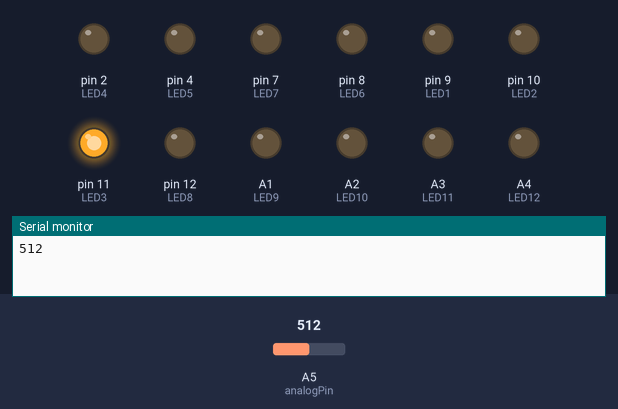
Bench run of a sketch on a simulated Arduino Uno, built with avr-gcc and run on an emulated ATmega328P. Parts: output pins drawn as LEDs (lit = HIGH), the last lines printed to the serial monitor. Inputs (shaded band) come from the test bench; at power-on: A5 (analogPin) = 512. Random numbers use the default seed unless the sketch sets one.

Above: at 0.15 s.
At 1.65 s:
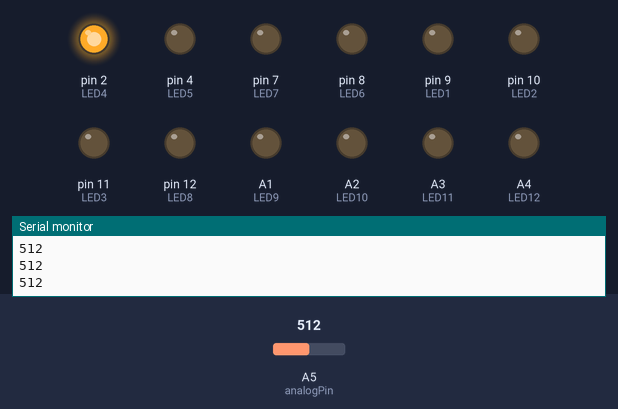
At 3.15 s:
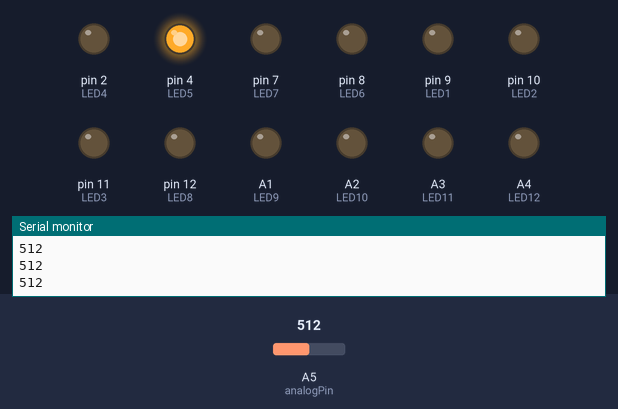
At 7.05 s:
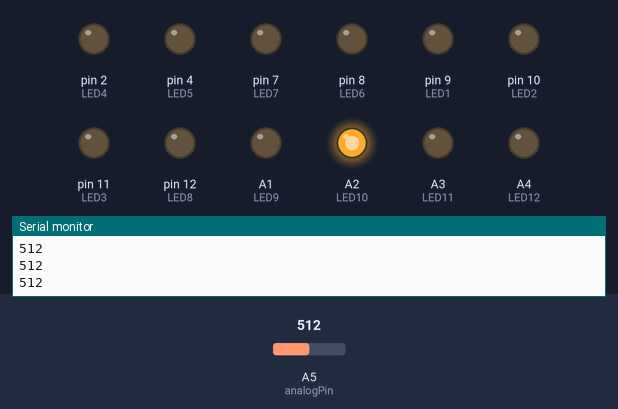
At 18.69 s:
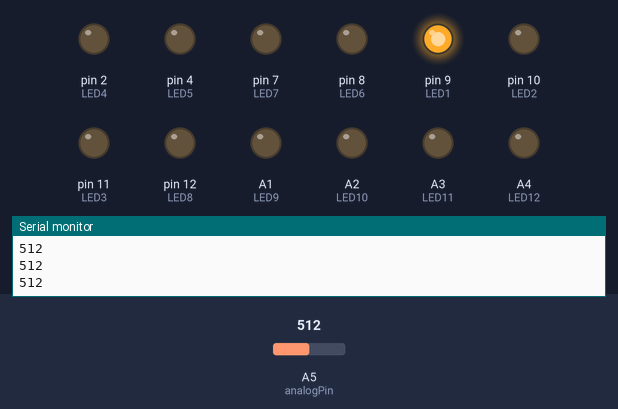
At 37.42 s:
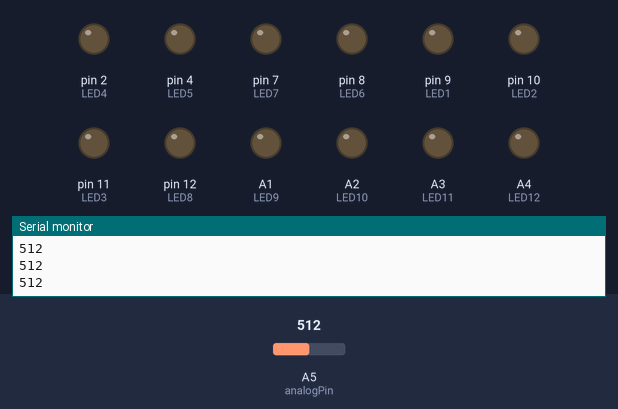
Timing chart, 0 to 40.0 s (numbered marks = the images above):
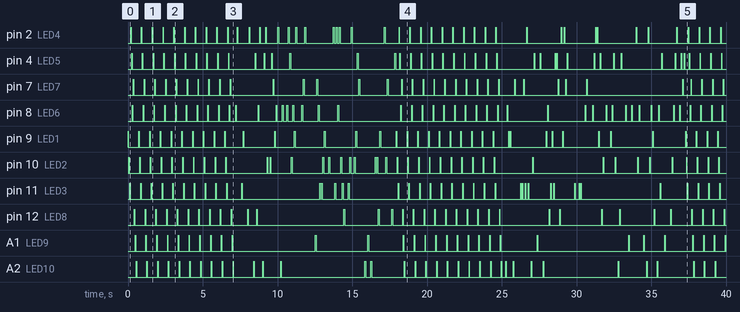

The sketch:

Stoplight_with_resistor.ino
```cpp
//Stoplight busy box with resistor info logger


//Set Pin Id's
int LED1 = 9;              //Set up green as a constant
int LED2 = 10;            //Set up yellow as a constant
int LED3 = 11;               //Set up red as a constant
int LED4 = 2;               //Set up red as a constant
int LED5 = 4;               //Set up red as a constant
int LED6 = 8;               //Set up red as a constant
int LED7 = 7;               //Set up red as a constant
int LED8 = 12;               //Set up red as a constant
int LED9 = A1;               //Set up red as a constant
int LED10 = A2;               //Set up red as a constant
int LED11 = A3;               //Set up red as a constant
int LED12 = A4;               //Set up red as a constant
int analogPin = A5;

// Build Array List
int MasterPins[] = {9, 10, 11, 2, 4, 8, 7, 12, A1, A2, A3, A4};


//Set Params
//int RanDelay = random(200, 2000);
int Maindelay = 30;          //Set delay value
//int delay1 = 30;          //Set delay value


int blue = A0;     //Hint A0 has a pin and a snap spot on the unit (white wire)
int color = A1;
int color2 = A2;
int color3 = A3;
int color4 = 12;
//int A4 = A4;
//int A5 = A5;

int val = 0;  // variable to store the value read

int DadDelay = 500;    // Dad Delay

int counter = 1;

int loopCnt = 12;

void setup() {

pinMode(LED1, OUTPUT);       //Set digital pin red as an output
pinMode(LED2, OUTPUT);       //Set digital pin red as an output
pinMode(LED3, OUTPUT);       //Set digital pin red as an output
pinMode(LED4, OUTPUT);       //Set digital pin red as an output
pinMode(LED5, OUTPUT);       //Set digital pin red as an output
pinMode(LED6, OUTPUT);       //Set digital pin red as an output
pinMode(LED7, OUTPUT);       //Set digital pin red as an output
pinMode(LED8, OUTPUT);       //Set digital pin red as an output
pinMode(LED9, OUTPUT);       //Set digital pin red as an output
pinMode(LED10, OUTPUT);       //Set digital pin red as an output
pinMode(LED11, OUTPUT);       //Set digital pin red as an output
pinMode(LED12, OUTPUT);       //Set digital pin red as an output
pinMode(analogPin, INPUT);

Serial.begin(9600);


  /*
pinMode(red, OUTPUT);       //Set digital pin red as an output
pinMode(green, OUTPUT);     //Set digital pin green as an output
pinMode(yellow, OUTPUT);    //Set digital pin yellow as an output
pinMode(13, OUTPUT);  // Dad test using pin output
pinMode(blue, OUTPUT);  // Dad test using pin output
pinMode(color, OUTPUT);  // Dad test using pin output
pinMode(color2, OUTPUT);  // Dad test using pin output
pinMode(color3, OUTPUT);  // Dad test using pin output
pinMode(color4, OUTPUT);  // Dad test using pin
pinMode(A4, OUTPUT);  // Dad test using pin
pinMode(A5, OUTPUT);  // Dad test using pin


int analogPin = A3; // potentiometer wiper (middle terminal) connected to analog pin 3
                    // outside leads to ground and +5V
int val = 0;  // variable to store the value read

void setup() {
  Serial.begin(9600);           //  setup serial
}

void loop() {
  val = analogRead(analogPin);  // read the input pin
  Serial.println(val);          // debug value
}

*/


}

void loop() {


  val = analogRead(analogPin);  // read the input pin
  Serial.println(val);          // debug value


int i;
//for (i = 0; i < 12; i = i + 1) {
//   digitalWrite(MasterPins[i], HIGH);
//       delay(100);
//}

//x = x - 7;
//for (i = 12; i < 1; i = i - 1) {
//  Serial.print(i);
//   digitalWrite(MasterPins[i], HIGH);
//       delay(1000);
//       digitalWrite(MasterPins[i], LOW);
//}

/*
do
{
        loopCnt = loopCnt - 1;

      Serial.print(loopCnt);
       digitalWrite(MasterPins[loopCnt], HIGH);
       delay(1000);
       digitalWrite(MasterPins[loopCnt], LOW);


  } while (loopCnt > 1 );

*/
//String strLED = "LED" ;

//String intTemp = String(random(1, 13));

//String stringFour = "LED" + intTemp;

//digitalWrite(intTemp.toInt(), HIGH);
//digitalWrite(stringFour.toInt(), HIGH);

//int NewInt = strLED.concat(random(1,13)).toInt();
//myString.toInt()
//Serial.print(stringFour);
// Serial.print("\t");
//digitalWrite((stringFour.toInt()), HIGH);

//digitalWrite(int(strLED.concat(10)), HIGH);

//Serial.print(stringFour);
//Serial.print(stringThree);


//delay(5000);
//delay(Maindelay);


digitalWrite(LED1, HIGH);
delay(Maindelay);
digitalWrite(LED1, LOW);
delay(Maindelay);
digitalWrite(LED2, HIGH);
delay(Maindelay);
digitalWrite(LED2, LOW);
delay(Maindelay);
digitalWrite(LED3, HIGH);
delay(Maindelay);
digitalWrite(LED3, LOW);
delay(Maindelay);
digitalWrite(LED4, HIGH);
delay(Maindelay);
digitalWrite(LED4, LOW);
delay(Maindelay);
digitalWrite(LED5, HIGH);
delay(Maindelay);
digitalWrite(LED5, LOW);
delay(Maindelay);
digitalWrite(LED6, HIGH);
delay(Maindelay);
digitalWrite(LED6, LOW);
delay(Maindelay);
digitalWrite(LED7, HIGH);
delay(Maindelay);
digitalWrite(LED7, LOW);
delay(Maindelay);
digitalWrite(LED8, HIGH);
delay(Maindelay);
digitalWrite(LED8, LOW);
delay(Maindelay);
digitalWrite(LED9, HIGH);
delay(Maindelay);
digitalWrite(LED9, LOW);
delay(Maindelay);
digitalWrite(LED10, HIGH);
delay(Maindelay);
digitalWrite(LED10, LOW);
delay(Maindelay);

digitalWrite(LED11, HIGH);
delay(Maindelay);
digitalWrite(LED11, LOW);
delay(Maindelay);

digitalWrite(LED12, HIGH);
delay(Maindelay);
digitalWrite(LED12, LOW);
delay(Maindelay);


// Serial.println("Lights RESET     ");
// Serial.print("\t\t\t");

// println


   if(counter >= 10) { //Switch to subrtact from counter.
    counter = 0;
    FireIt();  // Calls this function
    loopCnt = 0;
    }
  if(counter < 50){        //Start adding to the counter.
    //counter = counter +1;
    ++counter;
    }

    }


// this is a function - hit it is being passed a value
    void LEDRAND(int ranNum) {

      digitalWrite(ranNum, HIGH);
          delay(50);
          digitalWrite(ranNum, LOW);
       delay(50);

      }


//this is a function
void FireIt() {

  do
{

  ++ loopCnt;  // check the sensors


String intTemp = String(random(1, 13));
val = analogRead(analogPin);  // read the input pin
  Serial.println(val);

switch (intTemp.toInt()) {
  case 2:
    LEDRAND(intTemp.toInt());  //<-- is calling a funciton, can you find it and figure out what its doing?
    break;
  case 4:
    LEDRAND(intTemp.toInt());
    break;
  case 7:
   LEDRAND(intTemp.toInt());
    break;
 case 8:
    LEDRAND(intTemp.toInt());
    break;
  case 9:
    LEDRAND(intTemp.toInt());
    break;
  case 10:
    LEDRAND(intTemp.toInt());
    break;
  case 11:
   LEDRAND(intTemp.toInt());
    break;
  case 12:
    LEDRAND(intTemp.toInt());
    break;
  default:
   LEDRAND(LED12);


   int IntCntRan = random(0,5) ;
     switch(IntCntRan){
       case 1:
          LEDRAND(LED9);
        break;
        case 2:
          LEDRAND(LED10);
        break;
        case 3:
          LEDRAND(LED11);
        break;
        case 4:
          LEDRAND(LED12);
        break;
          default:
            break;

      }

    break;
}


//digitalWrite(intTemp.toInt(), HIGH);
//delay(500);
//digitalWrite(intTemp.toInt(), LOW);
//delay(500);


/*
digitalWrite(red, HIGH);    //Turn the red light on
digitalWrite(yellow, HIGH); //Turn the yellow light on
digitalWrite(green, HIGH);  //Turn the green light on
digitalWrite(13, HIGH);  //Turn the dadlight on

 delay(random(20,2000));          // wait for sensors to stabilize

digitalWrite(red, LOW);    //Turn the red light on
digitalWrite(yellow, LOW); //Turn the yellow light on
digitalWrite(green, LOW);  //Turn the green light on
digitalWrite(13, LOW);  //Turn the dadlight on

delay(random(100, 1800));          // wait for sensors to stabilize

*/

} while (loopCnt < 100);


}
```
